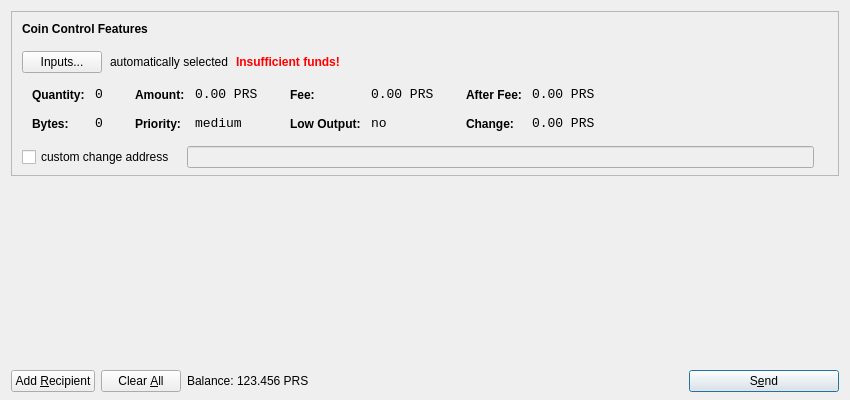
<?xml version="1.0" encoding="UTF-8"?>
<ui version="4.0">
 <class>SendCoinsDialog</class>
 <widget class="QDialog" name="SendCoinsDialog">
  <property name="geometry">
   <rect>
    <x>0</x>
    <y>0</y>
    <width>850</width>
    <height>400</height>
   </rect>
  </property>
  <property name="windowTitle">
   <string>Send Coins</string>
  </property>
  <layout class="QVBoxLayout" name="verticalLayout" stretch="0,1,0">
   <property name="bottomMargin">
    <number>8</number>
   </property>
   <item>
    <widget class="QFrame" name="frameCoinControl">
     <property name="sizePolicy">
      <sizepolicy hsizetype="Expanding" vsizetype="Expanding">
       <horstretch>0</horstretch>
       <verstretch>0</verstretch>
      </sizepolicy>
     </property>
     <property name="maximumSize">
      <size>
       <width>16777215</width>
       <height>16777215</height>
      </size>
     </property>
     <property name="frameShape">
      <enum>QFrame::StyledPanel</enum>
     </property>
     <property name="frameShadow">
      <enum>QFrame::Sunken</enum>
     </property>
     <layout class="QVBoxLayout" name="verticalLayoutCoinControl2">
      <property name="spacing">
       <number>6</number>
      </property>
      <property name="leftMargin">
       <number>0</number>
      </property>
      <property name="topMargin">
       <number>0</number>
      </property>
      <property name="rightMargin">
       <number>0</number>
      </property>
      <property name="bottomMargin">
       <number>6</number>
      </property>
      <item>
       <layout class="QVBoxLayout" name="verticalLayoutCoinControl" stretch="0,0,0,0,1">
        <property name="spacing">
         <number>0</number>
        </property>
        <property name="leftMargin">
         <number>10</number>
        </property>
        <property name="topMargin">
         <number>10</number>
        </property>
        <item>
         <layout class="QHBoxLayout" name="horizontalLayoutCoinControl1">
          <property name="bottomMargin">
           <number>15</number>
          </property>
          <item>
           <widget class="QLabel" name="labelCoinControlFeatures">
            <property name="sizePolicy">
             <sizepolicy hsizetype="Preferred" vsizetype="Maximum">
              <horstretch>0</horstretch>
              <verstretch>0</verstretch>
             </sizepolicy>
            </property>
            <property name="font">
             <font>
              <weight>75</weight>
              <bold>true</bold>
             </font>
            </property>
            <property name="styleSheet">
             <string notr="true">font-weight:bold;</string>
            </property>
            <property name="text">
             <string>Coin Control Features</string>
            </property>
           </widget>
          </item>
         </layout>
        </item>
        <item>
         <layout class="QHBoxLayout" name="horizontalLayoutCoinControl2" stretch="0,0,0,0">
          <property name="spacing">
           <number>8</number>
          </property>
          <property name="bottomMargin">
           <number>10</number>
          </property>
          <item>
           <widget class="QPushButton" name="pushButtonCoinControl">
            <property name="styleSheet">
             <string notr="true"/>
            </property>
            <property name="text">
             <string>Inputs...</string>
            </property>
           </widget>
          </item>
          <item>
           <widget class="QLabel" name="labelCoinControlAutomaticallySelected">
            <property name="text">
             <string>automatically selected</string>
            </property>
            <property name="margin">
             <number>5</number>
            </property>
           </widget>
          </item>
          <item>
           <widget class="QLabel" name="labelCoinControlInsuffFunds">
            <property name="font">
             <font>
              <weight>75</weight>
              <bold>true</bold>
             </font>
            </property>
            <property name="styleSheet">
             <string notr="true">color:red;font-weight:bold;</string>
            </property>
            <property name="text">
             <string>Insufficient funds!</string>
            </property>
            <property name="margin">
             <number>5</number>
            </property>
           </widget>
          </item>
          <item>
           <spacer name="horizontalSpacerCoinControl">
            <property name="orientation">
             <enum>Qt::Horizontal</enum>
            </property>
            <property name="sizeHint" stdset="0">
             <size>
              <width>40</width>
              <height>1</height>
             </size>
            </property>
           </spacer>
          </item>
         </layout>
        </item>
        <item>
         <widget class="QWidget" name="widgetCoinControl" native="true">
          <property name="sizePolicy">
           <sizepolicy hsizetype="Preferred" vsizetype="Preferred">
            <horstretch>0</horstretch>
            <verstretch>0</verstretch>
           </sizepolicy>
          </property>
          <property name="minimumSize">
           <size>
            <width>0</width>
            <height>0</height>
           </size>
          </property>
          <property name="styleSheet">
           <string notr="true"/>
          </property>
          <layout class="QHBoxLayout" name="horizontalLayoutCoinControl5">
           <property name="leftMargin">
            <number>0</number>
           </property>
           <property name="topMargin">
            <number>0</number>
           </property>
           <property name="rightMargin">
            <number>0</number>
           </property>
           <property name="bottomMargin">
            <number>0</number>
           </property>
           <item>
            <layout class="QHBoxLayout" name="horizontalLayoutCoinControl3" stretch="0,0,0,1">
             <property name="spacing">
              <number>20</number>
             </property>
             <property name="topMargin">
              <number>0</number>
             </property>
             <property name="bottomMargin">
              <number>10</number>
             </property>
             <item>
              <layout class="QFormLayout" name="formLayoutCoinControl1">
               <property name="horizontalSpacing">
                <number>10</number>
               </property>
               <property name="verticalSpacing">
                <number>14</number>
               </property>
               <property name="leftMargin">
                <number>10</number>
               </property>
               <property name="topMargin">
                <number>4</number>
               </property>
               <property name="rightMargin">
                <number>6</number>
               </property>
               <item row="0" column="0">
                <widget class="QLabel" name="labelCoinControlQuantityText">
                 <property name="styleSheet">
                  <string notr="true">font-weight:bold;</string>
                 </property>
                 <property name="text">
                  <string>Quantity:</string>
                 </property>
                 <property name="margin">
                  <number>0</number>
                 </property>
                </widget>
               </item>
               <item row="0" column="1">
                <widget class="QLabel" name="labelCoinControlQuantity">
                 <property name="font">
                  <font>
                   <family>Monospace</family>
                   <pointsize>10</pointsize>
                  </font>
                 </property>
                 <property name="cursor">
                  <cursorShape>IBeamCursor</cursorShape>
                 </property>
                 <property name="contextMenuPolicy">
                  <enum>Qt::ActionsContextMenu</enum>
                 </property>
                 <property name="text">
                  <string notr="true">0</string>
                 </property>
                 <property name="margin">
                  <number>0</number>
                 </property>
                 <property name="textInteractionFlags">
                  <set>Qt::LinksAccessibleByMouse|Qt::TextSelectableByKeyboard|Qt::TextSelectableByMouse</set>
                 </property>
                </widget>
               </item>
               <item row="1" column="0">
                <widget class="QLabel" name="labelCoinControlBytesText">
                 <property name="styleSheet">
                  <string notr="true">font-weight:bold;</string>
                 </property>
                 <property name="text">
                  <string>Bytes:</string>
                 </property>
                </widget>
               </item>
               <item row="1" column="1">
                <widget class="QLabel" name="labelCoinControlBytes">
                 <property name="font">
                  <font>
                   <family>Monospace</family>
                   <pointsize>10</pointsize>
                  </font>
                 </property>
                 <property name="cursor">
                  <cursorShape>IBeamCursor</cursorShape>
                 </property>
                 <property name="contextMenuPolicy">
                  <enum>Qt::ActionsContextMenu</enum>
                 </property>
                 <property name="text">
                  <string notr="true">0</string>
                 </property>
                 <property name="textInteractionFlags">
                  <set>Qt::LinksAccessibleByMouse|Qt::TextSelectableByKeyboard|Qt::TextSelectableByMouse</set>
                 </property>
                </widget>
               </item>
              </layout>
             </item>
             <item>
              <layout class="QFormLayout" name="formLayoutCoinControl2">
               <property name="horizontalSpacing">
                <number>10</number>
               </property>
               <property name="verticalSpacing">
                <number>14</number>
               </property>
               <property name="leftMargin">
                <number>6</number>
               </property>
               <property name="topMargin">
                <number>4</number>
               </property>
               <property name="rightMargin">
                <number>6</number>
               </property>
               <item row="0" column="0">
                <widget class="QLabel" name="labelCoinControlAmountText">
                 <property name="styleSheet">
                  <string notr="true">font-weight:bold;</string>
                 </property>
                 <property name="text">
                  <string>Amount:</string>
                 </property>
                 <property name="margin">
                  <number>0</number>
                 </property>
                </widget>
               </item>
               <item row="0" column="1">
                <widget class="QLabel" name="labelCoinControlAmount">
                 <property name="font">
                  <font>
                   <family>Monospace</family>
                   <pointsize>10</pointsize>
                  </font>
                 </property>
                 <property name="cursor">
                  <cursorShape>IBeamCursor</cursorShape>
                 </property>
                 <property name="contextMenuPolicy">
                  <enum>Qt::ActionsContextMenu</enum>
                 </property>
                 <property name="text">
                  <string notr="true">0.00 PRS</string>
                 </property>
                 <property name="textInteractionFlags">
                  <set>Qt::LinksAccessibleByMouse|Qt::TextSelectableByKeyboard|Qt::TextSelectableByMouse</set>
                 </property>
                </widget>
               </item>
               <item row="1" column="0">
                <widget class="QLabel" name="labelCoinControlPriorityText">
                 <property name="styleSheet">
                  <string notr="true">font-weight:bold;</string>
                 </property>
                 <property name="text">
                  <string>Priority:</string>
                 </property>
                </widget>
               </item>
               <item row="1" column="1">
                <widget class="QLabel" name="labelCoinControlPriority">
                 <property name="font">
                  <font>
                   <family>Monospace</family>
                   <pointsize>10</pointsize>
                  </font>
                 </property>
                 <property name="cursor">
                  <cursorShape>IBeamCursor</cursorShape>
                 </property>
                 <property name="contextMenuPolicy">
                  <enum>Qt::ActionsContextMenu</enum>
                 </property>
                 <property name="text">
                  <string>medium</string>
                 </property>
                 <property name="textInteractionFlags">
                  <set>Qt::LinksAccessibleByMouse|Qt::TextSelectableByKeyboard|Qt::TextSelectableByMouse</set>
                 </property>
                </widget>
               </item>
              </layout>
             </item>
             <item>
              <layout class="QFormLayout" name="formLayoutCoinControl3">
               <property name="horizontalSpacing">
                <number>10</number>
               </property>
               <property name="verticalSpacing">
                <number>14</number>
               </property>
               <property name="leftMargin">
                <number>6</number>
               </property>
               <property name="topMargin">
                <number>4</number>
               </property>
               <property name="rightMargin">
                <number>6</number>
               </property>
               <item row="0" column="0">
                <widget class="QLabel" name="labelCoinControlFeeText">
                 <property name="styleSheet">
                  <string notr="true">font-weight:bold;</string>
                 </property>
                 <property name="text">
                  <string>Fee:</string>
                 </property>
                 <property name="margin">
                  <number>0</number>
                 </property>
                </widget>
               </item>
               <item row="0" column="1">
                <widget class="QLabel" name="labelCoinControlFee">
                 <property name="font">
                  <font>
                   <family>Monospace</family>
                   <pointsize>10</pointsize>
                  </font>
                 </property>
                 <property name="cursor">
                  <cursorShape>IBeamCursor</cursorShape>
                 </property>
                 <property name="contextMenuPolicy">
                  <enum>Qt::ActionsContextMenu</enum>
                 </property>
                 <property name="text">
                  <string notr="true">0.00 PRS</string>
                 </property>
                 <property name="textInteractionFlags">
                  <set>Qt::LinksAccessibleByMouse|Qt::TextSelectableByKeyboard|Qt::TextSelectableByMouse</set>
                 </property>
                </widget>
               </item>
               <item row="1" column="0">
                <widget class="QLabel" name="labelCoinControlLowOutputText">
                 <property name="styleSheet">
                  <string notr="true">font-weight:bold;</string>
                 </property>
                 <property name="text">
                  <string>Low Output:</string>
                 </property>
                </widget>
               </item>
               <item row="1" column="1">
                <widget class="QLabel" name="labelCoinControlLowOutput">
                 <property name="font">
                  <font>
                   <family>Monospace</family>
                   <pointsize>10</pointsize>
                  </font>
                 </property>
                 <property name="cursor">
                  <cursorShape>IBeamCursor</cursorShape>
                 </property>
                 <property name="contextMenuPolicy">
                  <enum>Qt::ActionsContextMenu</enum>
                 </property>
                 <property name="text">
                  <string>no</string>
                 </property>
                 <property name="textInteractionFlags">
                  <set>Qt::LinksAccessibleByMouse|Qt::TextSelectableByKeyboard|Qt::TextSelectableByMouse</set>
                 </property>
                </widget>
               </item>
              </layout>
             </item>
             <item>
              <layout class="QFormLayout" name="formLayoutCoinControl4">
               <property name="horizontalSpacing">
                <number>10</number>
               </property>
               <property name="verticalSpacing">
                <number>14</number>
               </property>
               <property name="leftMargin">
                <number>6</number>
               </property>
               <property name="topMargin">
                <number>4</number>
               </property>
               <property name="rightMargin">
                <number>6</number>
               </property>
               <item row="0" column="0">
                <widget class="QLabel" name="labelCoinControlAfterFeeText">
                 <property name="styleSheet">
                  <string notr="true">font-weight:bold;</string>
                 </property>
                 <property name="text">
                  <string>After Fee:</string>
                 </property>
                 <property name="margin">
                  <number>0</number>
                 </property>
                </widget>
               </item>
               <item row="0" column="1">
                <widget class="QLabel" name="labelCoinControlAfterFee">
                 <property name="font">
                  <font>
                   <family>Monospace</family>
                   <pointsize>10</pointsize>
                  </font>
                 </property>
                 <property name="cursor">
                  <cursorShape>IBeamCursor</cursorShape>
                 </property>
                 <property name="contextMenuPolicy">
                  <enum>Qt::ActionsContextMenu</enum>
                 </property>
                 <property name="text">
                  <string notr="true">0.00 PRS</string>
                 </property>
                 <property name="textInteractionFlags">
                  <set>Qt::LinksAccessibleByMouse|Qt::TextSelectableByKeyboard|Qt::TextSelectableByMouse</set>
                 </property>
                </widget>
               </item>
               <item row="1" column="0">
                <widget class="QLabel" name="labelCoinControlChangeText">
                 <property name="styleSheet">
                  <string notr="true">font-weight:bold;</string>
                 </property>
                 <property name="text">
                  <string>Change:</string>
                 </property>
                </widget>
               </item>
               <item row="1" column="1">
                <widget class="QLabel" name="labelCoinControlChange">
                 <property name="font">
                  <font>
                   <family>Monospace</family>
                   <pointsize>10</pointsize>
                  </font>
                 </property>
                 <property name="cursor">
                  <cursorShape>IBeamCursor</cursorShape>
                 </property>
                 <property name="contextMenuPolicy">
                  <enum>Qt::ActionsContextMenu</enum>
                 </property>
                 <property name="text">
                  <string notr="true">0.00 PRS</string>
                 </property>
                 <property name="textInteractionFlags">
                  <set>Qt::LinksAccessibleByMouse|Qt::TextSelectableByKeyboard|Qt::TextSelectableByMouse</set>
                 </property>
                </widget>
               </item>
              </layout>
             </item>
            </layout>
           </item>
          </layout>
         </widget>
        </item>
        <item>
         <layout class="QHBoxLayout" name="horizontalLayoutCoinControl4" stretch="0,0,0">
          <property name="spacing">
           <number>12</number>
          </property>
          <property name="sizeConstraint">
           <enum>QLayout::SetDefaultConstraint</enum>
          </property>
          <property name="topMargin">
           <number>5</number>
          </property>
          <property name="rightMargin">
           <number>5</number>
          </property>
          <item>
           <widget class="QCheckBox" name="checkBoxCoinControlChange">
            <property name="text">
             <string>custom change address</string>
            </property>
           </widget>
          </item>
          <item>
           <widget class="QLineEdit" name="lineEditCoinControlChange">
            <property name="enabled">
             <bool>false</bool>
            </property>
            <property name="sizePolicy">
             <sizepolicy hsizetype="Expanding" vsizetype="Fixed">
              <horstretch>0</horstretch>
              <verstretch>0</verstretch>
             </sizepolicy>
            </property>
           </widget>
          </item>
          <item>
           <widget class="QLabel" name="labelCoinControlChangeLabel">
            <property name="sizePolicy">
             <sizepolicy hsizetype="Preferred" vsizetype="Expanding">
              <horstretch>0</horstretch>
              <verstretch>0</verstretch>
             </sizepolicy>
            </property>
            <property name="minimumSize">
             <size>
              <width>0</width>
              <height>0</height>
             </size>
            </property>
            <property name="text">
             <string/>
            </property>
            <property name="margin">
             <number>3</number>
            </property>
           </widget>
          </item>
         </layout>
        </item>
        <item>
         <spacer name="verticalSpacerCoinControl">
          <property name="orientation">
           <enum>Qt::Vertical</enum>
          </property>
          <property name="sizeHint" stdset="0">
           <size>
            <width>800</width>
            <height>1</height>
           </size>
          </property>
         </spacer>
        </item>
       </layout>
      </item>
     </layout>
    </widget>
   </item>
   <item>
    <widget class="QScrollArea" name="scrollArea">
     <property name="frameShape">
      <enum>QFrame::NoFrame</enum>
     </property>
     <property name="widgetResizable">
      <bool>true</bool>
     </property>
     <widget class="QWidget" name="scrollAreaWidgetContents">
      <property name="geometry">
       <rect>
        <x>0</x>
        <y>0</y>
        <width>832</width>
        <height>166</height>
       </rect>
      </property>
      <layout class="QVBoxLayout" name="verticalLayout_2">
       <property name="leftMargin">
        <number>0</number>
       </property>
       <property name="topMargin">
        <number>0</number>
       </property>
       <property name="rightMargin">
        <number>0</number>
       </property>
       <property name="bottomMargin">
        <number>0</number>
       </property>
       <item>
        <layout class="QVBoxLayout" name="entries">
         <property name="spacing">
          <number>6</number>
         </property>
        </layout>
       </item>
       <item>
        <spacer name="verticalSpacer">
         <property name="orientation">
          <enum>Qt::Vertical</enum>
         </property>
         <property name="sizeHint" stdset="0">
          <size>
           <width>20</width>
           <height>40</height>
          </size>
         </property>
        </spacer>
       </item>
      </layout>
     </widget>
    </widget>
   </item>
   <item>
    <layout class="QHBoxLayout" name="horizontalLayout">
     <item>
      <widget class="QPushButton" name="addButton">
       <property name="toolTip">
        <string>Send to multiple recipients at once</string>
       </property>
       <property name="text">
        <string>Add &amp;Recipient</string>
       </property>
       <property name="icon">
        <iconset resource="../bitcoin.qrc">
         <normaloff>:/icons/add</normaloff>:/icons/add</iconset>
       </property>
       <property name="autoDefault">
        <bool>false</bool>
       </property>
      </widget>
     </item>
     <item>
      <widget class="QPushButton" name="clearButton">
       <property name="sizePolicy">
        <sizepolicy hsizetype="Minimum" vsizetype="Fixed">
         <horstretch>0</horstretch>
         <verstretch>0</verstretch>
        </sizepolicy>
       </property>
       <property name="toolTip">
        <string>Remove all transaction fields</string>
       </property>
       <property name="text">
        <string>Clear &amp;All</string>
       </property>
       <property name="icon">
        <iconset resource="../bitcoin.qrc">
         <normaloff>:/icons/remove</normaloff>:/icons/remove</iconset>
       </property>
       <property name="autoRepeatDelay">
        <number>300</number>
       </property>
       <property name="autoDefault">
        <bool>false</bool>
       </property>
      </widget>
     </item>
     <item>
      <layout class="QHBoxLayout" name="horizontalLayout_2">
       <property name="spacing">
        <number>3</number>
       </property>
       <item>
        <widget class="QLabel" name="label">
         <property name="text">
          <string>Balance:</string>
         </property>
        </widget>
       </item>
       <item>
        <widget class="QLabel" name="labelBalance">
         <property name="cursor">
          <cursorShape>IBeamCursor</cursorShape>
         </property>
         <property name="text">
          <string>123.456 PRS</string>
         </property>
         <property name="textInteractionFlags">
          <set>Qt::LinksAccessibleByMouse|Qt::TextSelectableByKeyboard|Qt::TextSelectableByMouse</set>
         </property>
        </widget>
       </item>
      </layout>
     </item>
     <item>
      <spacer name="horizontalSpacer">
       <property name="orientation">
        <enum>Qt::Horizontal</enum>
       </property>
       <property name="sizeHint" stdset="0">
        <size>
         <width>40</width>
         <height>20</height>
        </size>
       </property>
      </spacer>
     </item>
     <item>
      <widget class="QPushButton" name="sendButton">
       <property name="minimumSize">
        <size>
         <width>150</width>
         <height>0</height>
        </size>
       </property>
       <property name="toolTip">
        <string>Confirm the send action</string>
       </property>
       <property name="text">
        <string>S&amp;end</string>
       </property>
       <property name="icon">
        <iconset resource="../bitcoin.qrc">
         <normaloff>:/icons/send</normaloff>:/icons/send</iconset>
       </property>
       <property name="default">
        <bool>true</bool>
       </property>
      </widget>
     </item>
    </layout>
   </item>
  </layout>
 </widget>
 <resources>
  <include location="../bitcoin.qrc"/>
 </resources>
 <connections/>
</ui>
